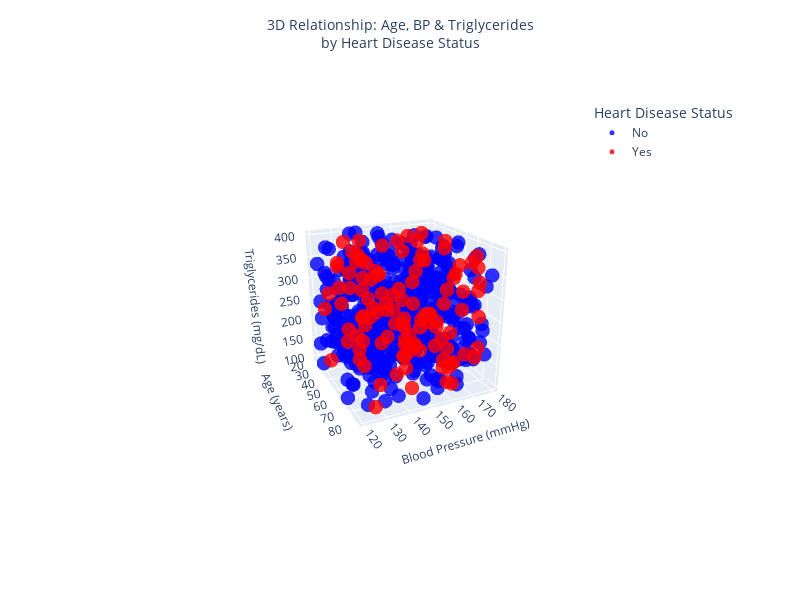

Notebook code for this chart:
### Markdown cell above
# Visualization 5: 3D Scatterplot of Cardiovascular Risk Factors

### Code cell
# Load data
df = pd.read_csv('heart_disease.csv').dropna(subset=['Age', 'Blood Pressure', 'Triglyceride Level'])

# Sample Size 
df_sampled = df.sample(n=550, random_state=42)

# Create figure
fig = go.Figure()

# Plot by heart disease status
for status, color in [('No', 'blue'), ('Yes', 'red')]:
    subset = df_sampled[df_sampled['Heart Disease Status'] == status]
    fig.add_trace(go.Scatter3d(
        x=subset['Age'],
        y=subset['Blood Pressure'],
        z=subset['Triglyceride Level'],
        mode='markers',
        marker=dict(
            color=color,
            size=5,
            opacity=0.8,
        ),
        name=status
    ))

# Formatting
fig.update_layout(
    width=800,  
    height=600,  
    scene=dict(
        xaxis_title='Age (years)',
        yaxis_title='Blood Pressure (mmHg)',
        zaxis_title='Triglycerides (mg/dL)',
        xaxis=dict(title_font=dict(size=12)),
        yaxis=dict(title_font=dict(size=12)),
        zaxis=dict(title_font=dict(size=12)),
    ),
    title=dict(
        text='3D Relationship: Age, BP & Triglycerides<br>by Heart Disease Status',
        font=dict(size=14),
        x=0.5,
        y=0.95
    ),
    legend=dict(
        title_text='Heart Disease Status',  # Legend title
        font=dict(size=12),
        x=0.8,  
        y=1,  
    )
)

# Display the visualization
fig.show()

### Figure 1 — Plotly figure (JSON) as saved in the notebook; plotly's stock layout.template omitted (floating-point values rounded to 4 significant figures; data arrays with more than 128 entries replaced by an {"elided": "..."} marker saying what was removed)
{"data": [{"marker": {"color": "blue", "opacity": 0.8, "size": 5}, "mode": "markers", "name": "No", "type": "scatter3d", "x": {"elided": "436 int values"}, "y": {"elided": "436 int values"}, "z": {"elided": "436 int values"}}, {"marker": {"color": "red", "opacity": 0.8, "size": 5}, "mode": "markers", "name": "Yes", "type": "scatter3d", "x": [72, 43, 51, 72, 35, 52, 29, 40, 70, 18, 76, 56, 78, 58, 76, 18, 62, 61, 24, 37, 42, 77, 26, 71, 35, 50, 61, 43, 66, 48, 57, 37, 41, 51, 46, 39, 39, 55, 55, 19, 55, 27, 46, 70, 25, 72, 79, 59, 38, 73, 33, 30, 76, 35, 71, 46, 68, 61, 67, 71, 57, 77, 36, 45, 23, 78, 70, 22, 61, 73, 56, 70, 21, 62, 19, 52, 34, 69, 59, 21, 58, 23, 52, 23, 18, 54, 39, 59, 39, 73, 35, 43, 36, 61, 49, 29, 31, 62, 62, 21, 59, 20, 50, 67, 52, 33, 54, 68, 36, 24, 31, 58, 65, 35], "y": [141, 149, 151, 168, 167, 159, 160, 155, 154, 144, 127, 130, 159, 130, 126, 144, 151, 123, 175, 144, 176, 173, 153, 165, 160, 179, 123, 125, 167, 155, 160, 135, 178, 138, 137, 163, 161, 168, 152, 175, 144, 132, 143, 140, 138, 164, 167, 136, 143, 176, 122, 142, 159, 137, 176, 170, 178, 154, 178, 132, 144, 139, 126, 174, 130, 172, 163, 134, 162, 173, 158, 139, 135, 174, 162, 175, 172, 143, 129, 126, 179, 154, 159, 163, 175, 173, 141, 151, 177, 159, 147, 134, 175, 130, 153, 167, 128, 151, 135, 140, 167, 124, 130, 155, 151, 138, 127, 147, 135, 164, 138, 140, 169, 137], "z": [197, 277, 213, 315, 105, 377, 355, 256, 274, 285, 107, 150, 165, 249, 375, 329, 356, 369, 173, 318, 233, 264, 209, 103, 397, 336, 339, 275, 139, 184, 247, 370, 265, 259, 239, 388, 240, 176, 161, 381, 266, 389, 396, 338, 152, 356, 386, 104, 330, 182, 121, 252, 204, 218, 155, 186, 303, 228, 353, 233, 238, 290, 348, 389, 337, 340, 107, 134, 234, 388, 367, 153, 164, 253, 368, 311, 191, 187, 271, 263, 131, 219, 224, 159, 311, 184, 246, 329, 364, 154, 269, 368, 111, 384, 103, 109, 291, 189, 360, 331, 132, 225, 152, 249, 183, 281, 400, 106, 142, 100, 393, 213, 137, 159]}], "layout": {"height": 600, "legend": {"font": {"size": 12}, "title": {"text": "Heart Disease Status"}, "x": 0.8, "y": 1}, "scene": {"aspectmode": "auto", "aspectratio": {"x": 1, "y": 1, "z": 1}, "camera": {"center": {"x": 0, "y": 0, "z": 0}, "eye": {"x": 2.96, "y": -1.379, "z": 1.276}, "projection": {"type": "perspective"}, "up": {"x": 0, "y": 0, "z": 1}}, "xaxis": {"title": {"font": {"size": 12}, "text": "Age (years)"}, "type": "linear"}, "yaxis": {"title": {"font": {"size": 12}, "text": "Blood Pressure (mmHg)"}, "type": "linear"}, "zaxis": {"title": {"font": {"size": 12}, "text": "Triglycerides (mg/dL)"}, "type": "linear"}}, "title": {"font": {"size": 14}, "text": "3D Relationship: Age, BP & Triglycerides<br>by Heart Disease Status", "x": 0.5, "y": 0.95}, "width": 800}}
